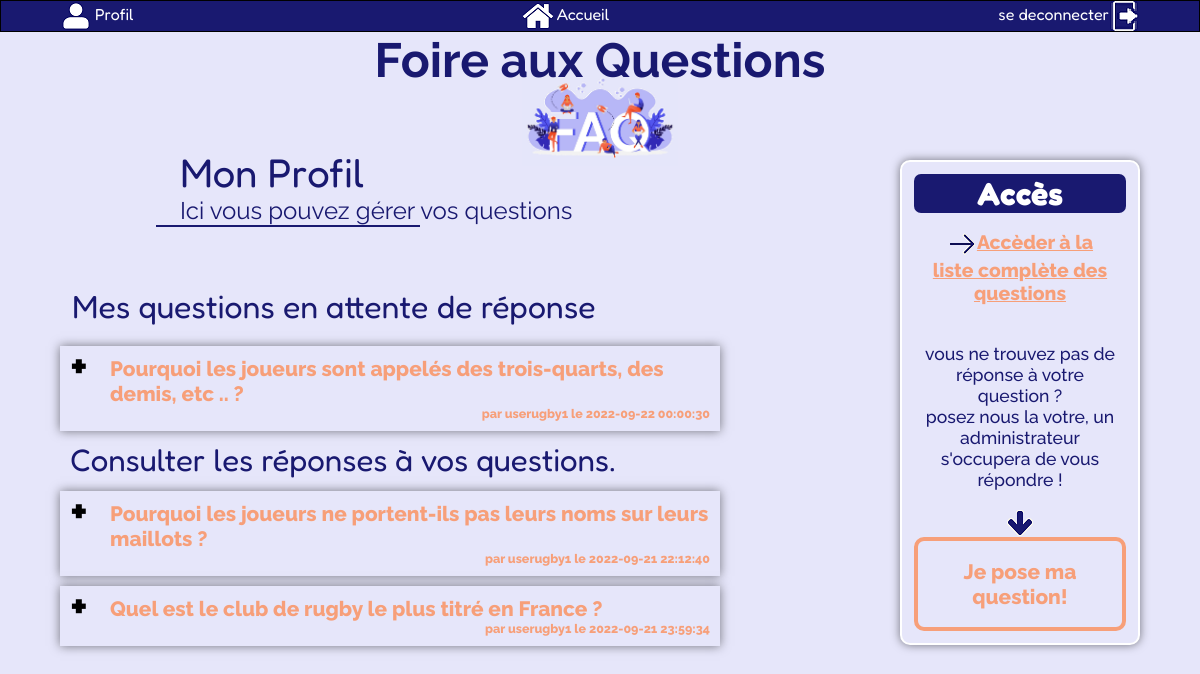
/PHP/historique.php (signed in), run on the app's committed database.
### tables this page shows
CREATE TABLE `faq` (
  `idfaq` int(11) NOT NULL,
  `question` varchar(300) NOT NULL,
  `datequestion` datetime NOT NULL DEFAULT current_timestamp(),
  `reponse` varchar(300) NOT NULL,
  `datereponse` datetime DEFAULT NULL,
  `idutilisateur` int(11) NOT NULL
);

CREATE TABLE `utilisateur` (
  `idutilisateur` int(11) NOT NULL,
  `pseudo` varchar(50) NOT NULL,
  `mdp` varchar(60) NOT NULL,
  `mail` varchar(50) NOT NULL,
  `idtype` int(11) NOT NULL,
  `idligue` int(11) NOT NULL
);

### PHP/historique.php (the view, shortened to what this page needs)
<?php
include "../fonctions/check.php";
$dbh = db_connect();
$sql1 = 'select question, datequestion, pseudo, idfaq
from faq f, utilisateur u
WHERE f.idutilisateur = u.idutilisateur
and reponse = ""
and f.idutilisateur = :id
order by datequestion DESC';
$params = array(
    ":id" => $id,
);
try {
    $sth1 = $dbh->prepare($sql1);
    $sth1->execute($params);
    $rows1 = $sth1->fetchAll(PDO::FETCH_ASSOC);
} catch (PDOException $e) {
    die("<p>Erreur lors de la requête SQL : " . $e->getMessage() . "</p>");
}
$sql = 'select question, datequestion, pseudo, idfaq, reponse
from faq f, utilisateur u
WHERE f.idutilisateur = u.idutilisateur
AND f.idutilisateur = :id
AND reponse!=""
order by datequestion';
try {
    $sth = $dbh->prepare($sql);
    $sth->execute($params);
    $rows = $sth->fetchAll(PDO::FETCH_ASSOC);
  } catch (PDOException $e) {
    die("<p>Erreur lors de la requête SQL : " . $e->getMessage() . "</p>");
  }
?>
<!DOCTYPE html>
<html lang="fr">
<head>
    <link rel="stylesheet" href="../CSS/FAQ_accueil.css">
</head>
<body>
    <nav class="navbar">
        <div class="nav_container">
            <ul class="nav_ul">
                <li class="nav_list left"><a href="historique.php"><img class="nav_icon" src="..\IMG\user.png" alt="Profil">
                        Profil </a></li>
                <li class="nav_list mid"><a href="FAQ_accueil.php"><img class="nav_icon" src="..\IMG\home.png" alt="Accueil">
                        Accueil</a></li>
                <li class="nav_list right"><a href="deconnexion.php">se deconnecter<img class="nav_icon" src="..\IMG\logout.png" alt="logout"></a></li>
            </ul>
        </div>
    </nav>
    <h1>Foire aux Questions</h1>
    <div class="menu">
        <p class="menu_header">Accès</p>
        <p class="elem_menu fullist"><a href="list.php"><img src="..\IMG\arrowright.png">Accèder à la liste complète des questions</a></p><br><br>
        <p class="elem_menu textbutton">vous ne trouvez pas de réponse à votre question ? <br> posez nous la votre, un
            administrateur s'occupera de vous
            répondre !</p>
        <br>
        <img src="../IMG/arrowdown.png">
        <br>
        <div class="button_slide slide_right"><a href="add.php" class="add_button">Je pose ma question!</a></div>
    </div>
    <div class="presentation_container">
        <p class="welcome">Mon Profil</p>
        <p class="welcome_accroche">Ici vous pouvez gérer vos questions</p>
        <hr>
    </div>
    <div class='legende'>
        Mes questions en attente de réponse
    </div>
    <br>
    <div class="content">
        <?php foreach ($rows1 as $row1) {
            $linkmodif="edit.php?id=".$row1['idfaq'];
            echo '<div>';
            echo '<div class="plus">+</div>
<label for="' . $row1["idfaq"] . '" class="question">' .
                $row1["question"];
            echo '<div class="info"> par ' . $row1["pseudo"] . ' le ' . $row1["datequestion"] . '</div>
</label>
<div class="reponses">
un administrateur vous répondra bientôt!<div class="info"><a class="reponse_link" href="'.$linkmodif.'">MODIFIER</a></div>
</div>
</div>';
        }
        ?>
        <div class="reponserep"> Consulter les réponses à vos questions.</div>
        <?php foreach ($rows as $row) {
            echo '<div>';
            echo '<div class="plus">+</div>
<label for="' . $row["idfaq"] . '" class="question">' .
                $row["question"];
            echo '<div class="info"> par ' . $row["pseudo"] . ' le ' . $row["datequestion"] . '</div>
</label>
<div class="reponses">
' . $row["reponse"] . '
</div>
</div>';
        }
        ?>
    </div>
</body>
</html>

### CSS/FAQ_accueil.css (style rules this page uses)
body { background-color: lavender; font-family: 'Fredoka'; font-weight: 400; height: 100vh; background: lavender no-repeat url(../IMG/faq2.jpg); background-position: top 10% right 50%; background-size: 13%; }
h1 { text-align: center; color: midnightblue; font-family: 'Raleway'; font-size: 36pt; }
nav a { text-decoration: none; color: white; }
.nav_list { display: inline; color: white; }
.nav_ul { text-align: center; }
.nav_container { border: solid 1px; width: 100%; background-color: midnightblue; position: sticky; }
.nav_icon { vertical-align: middle; }
.left { float: left; margin-left: 5%; }
.right { float: right; margin-right: 5%; }
.menu { border: solid 2px white; border-radius: 10px; width: 20%; float: right; margin-right: 5%; text-align: center; box-shadow: 0 0 10px rgba(0, 0, 0, 0.5); background-color: lavender; padding: 1vw; position: relative; top: 9vh; font-family: 'Raleway'; font-weight: 800; }
.elem_menu, .elem_menu a { width: 90%; margin: 0 auto; background-color: lavender; color: #F79F79; font-size: 1.1em; }
.textbutton { color: midnightblue; font-weight: 500; }
.button_slide { color: #FFF; border: 4px solid rgb(247, 159, 121); border-radius: 10px; padding: 18px 36px; display: inline-block; cursor: pointer; box-shadow: inset 0 0 0 0 white; transition: ease-out 0.4s; background-color: lavender; }
.add_button { text-decoration: none; color: rgb(247, 159, 121); font-weight: 800; font-size: 1.3em; }
.menu_header { background-color: midnightblue; color: white; width: 100%; text-align: center; font-family: 'Fredoka'; font-size: 2em; border-radius: 7px; margin-bottom: 2vh; }
.menu img { vertical-align: middle; }
.content { width: 60%; padding: 20px; margin-left: 5%; padding: 0 60px 0 0; font-size: 1.3em; font-family: 'Raleway'; font-weight: 800; }
.question { position: relative; background: lavender; color: rgb(247, 159, 121); margin: 0; padding: 10px 10px 10px 50px; display: block; width: 100%; cursor: pointer; box-shadow: 0 0 10px rgba(0, 0, 0, 0.5); }
.plus { position: absolute; margin-left: 10px; z-index: 5; font-size: 2em; line-height: 100%; user-select: none; transition: .3s ease; }
.info { text-align: right; font-size: 0.6em; }
.legende { font-family: 'Fredoka'; color: midnightblue; text-align: left; font-size: 2em; font-weight: 400; margin-left: 6%; }
.reponserep { color: midnightblue; font-size: 1.5em; margin-left: 1.5%; margin-bottom: 2%; font-family: 'Fredoka'; font-weight: 400; }
.presentation_container { margin-top: 5%; margin-bottom: 5%; color: midnightblue; }
.welcome { font-size: 30pt; margin-left: 15%; }
.welcome_accroche { font-size: x-large; margin-left: 15%; font-family: 'Raleway'; }
hr { border: solid 1px midnightblue; width: 22%; margin-left: 13%; }

### data on the page
faq: question "Pourquoi les joueurs sont appelés des trois-quarts, des demis, etc .. ?", idutilisateur.pseudo "userugby1", datequestion "2022-09-22 00:00:30"
faq: question "Pourquoi les joueurs ne portent-ils pas leurs noms sur leurs maillots ?", idutilisateur.pseudo "userugby1", datequestion "2022-09-21 22:12:40"
faq: question "Quel est le club de rugby le plus titré en France ?", idutilisateur.pseudo "userugby1", datequestion "2022-09-21 23:59:34"
